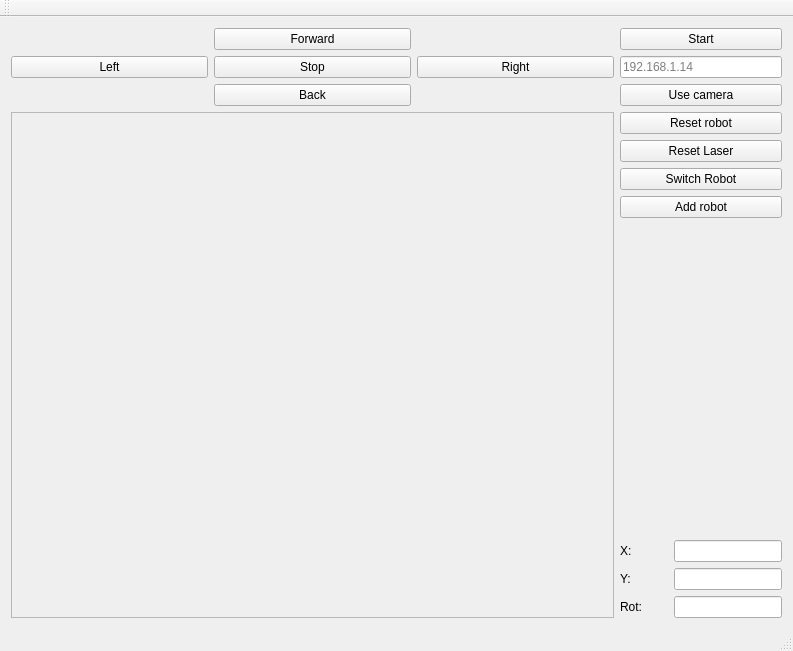
<?xml version="1.0" encoding="UTF-8"?>
<ui version="4.0">
 <class>MainWindow</class>
 <widget class="QMainWindow" name="MainWindow">
  <property name="geometry">
   <rect>
    <x>0</x>
    <y>0</y>
    <width>793</width>
    <height>651</height>
   </rect>
  </property>
  <property name="windowTitle">
   <string>MainWindow</string>
  </property>
  <widget class="QWidget" name="centralWidget">
   <layout class="QGridLayout" name="gridLayout">
    <item row="2" column="0">
     <widget class="QFrame" name="frame">
      <property name="sizePolicy">
       <sizepolicy hsizetype="MinimumExpanding" vsizetype="Expanding">
        <horstretch>0</horstretch>
        <verstretch>0</verstretch>
       </sizepolicy>
      </property>
      <property name="minimumSize">
       <size>
        <width>600</width>
        <height>450</height>
       </size>
      </property>
      <property name="frameShape">
       <enum>QFrame::StyledPanel</enum>
      </property>
      <property name="frameShadow">
       <enum>QFrame::Raised</enum>
      </property>
     </widget>
    </item>
    <item row="1" column="1">
     <layout class="QVBoxLayout" name="verticalLayout">
      <item>
       <widget class="QPushButton" name="pushButton_9">
        <property name="sizePolicy">
         <sizepolicy hsizetype="Fixed" vsizetype="Fixed">
          <horstretch>0</horstretch>
          <verstretch>0</verstretch>
         </sizepolicy>
        </property>
        <property name="minimumSize">
         <size>
          <width>162</width>
          <height>0</height>
         </size>
        </property>
        <property name="text">
         <string>Start</string>
        </property>
        <property name="checkable">
         <bool>false</bool>
        </property>
       </widget>
      </item>
      <item>
       <widget class="QLineEdit" name="lineEdit">
        <property name="sizePolicy">
         <sizepolicy hsizetype="Fixed" vsizetype="Fixed">
          <horstretch>0</horstretch>
          <verstretch>0</verstretch>
         </sizepolicy>
        </property>
        <property name="minimumSize">
         <size>
          <width>162</width>
          <height>0</height>
         </size>
        </property>
        <property name="placeholderText">
         <string>192.168.1.14</string>
        </property>
       </widget>
      </item>
      <item>
       <widget class="QPushButton" name="pushButton">
        <property name="sizePolicy">
         <sizepolicy hsizetype="Fixed" vsizetype="Fixed">
          <horstretch>0</horstretch>
          <verstretch>0</verstretch>
         </sizepolicy>
        </property>
        <property name="minimumSize">
         <size>
          <width>162</width>
          <height>0</height>
         </size>
        </property>
        <property name="text">
         <string>Use camera</string>
        </property>
       </widget>
      </item>
     </layout>
    </item>
    <item row="1" column="0">
     <layout class="QGridLayout" name="gridLayout_2">
      <item row="1" column="2">
       <widget class="QPushButton" name="pushButton_5">
        <property name="sizePolicy">
         <sizepolicy hsizetype="Expanding" vsizetype="Fixed">
          <horstretch>0</horstretch>
          <verstretch>0</verstretch>
         </sizepolicy>
        </property>
        <property name="text">
         <string>Right</string>
        </property>
       </widget>
      </item>
      <item row="0" column="1">
       <widget class="QPushButton" name="pushButton_2">
        <property name="sizePolicy">
         <sizepolicy hsizetype="Expanding" vsizetype="Fixed">
          <horstretch>0</horstretch>
          <verstretch>0</verstretch>
         </sizepolicy>
        </property>
        <property name="text">
         <string>Forward</string>
        </property>
       </widget>
      </item>
      <item row="1" column="0">
       <widget class="QPushButton" name="pushButton_6">
        <property name="sizePolicy">
         <sizepolicy hsizetype="Expanding" vsizetype="Fixed">
          <horstretch>0</horstretch>
          <verstretch>0</verstretch>
         </sizepolicy>
        </property>
        <property name="text">
         <string>Left</string>
        </property>
       </widget>
      </item>
      <item row="2" column="1">
       <widget class="QPushButton" name="pushButton_3">
        <property name="sizePolicy">
         <sizepolicy hsizetype="Expanding" vsizetype="Fixed">
          <horstretch>0</horstretch>
          <verstretch>0</verstretch>
         </sizepolicy>
        </property>
        <property name="text">
         <string>Back</string>
        </property>
       </widget>
      </item>
      <item row="1" column="1">
       <widget class="QPushButton" name="pushButton_4">
        <property name="sizePolicy">
         <sizepolicy hsizetype="Expanding" vsizetype="Fixed">
          <horstretch>0</horstretch>
          <verstretch>0</verstretch>
         </sizepolicy>
        </property>
        <property name="text">
         <string>Stop</string>
        </property>
       </widget>
      </item>
     </layout>
    </item>
    <item row="2" column="1">
     <layout class="QVBoxLayout" name="verticalLayout_2">
      <item>
       <widget class="QPushButton" name="pushButton_8">
        <property name="sizePolicy">
         <sizepolicy hsizetype="Fixed" vsizetype="Fixed">
          <horstretch>0</horstretch>
          <verstretch>0</verstretch>
         </sizepolicy>
        </property>
        <property name="minimumSize">
         <size>
          <width>162</width>
          <height>0</height>
         </size>
        </property>
        <property name="text">
         <string>Reset robot</string>
        </property>
       </widget>
      </item>
      <item>
       <widget class="QPushButton" name="pushButton_7">
        <property name="sizePolicy">
         <sizepolicy hsizetype="Fixed" vsizetype="Fixed">
          <horstretch>0</horstretch>
          <verstretch>0</verstretch>
         </sizepolicy>
        </property>
        <property name="minimumSize">
         <size>
          <width>162</width>
          <height>0</height>
         </size>
        </property>
        <property name="text">
         <string>Reset Laser</string>
        </property>
       </widget>
      </item>
      <item>
       <widget class="QPushButton" name="pushButton_switch_robot">
        <property name="sizePolicy">
         <sizepolicy hsizetype="Fixed" vsizetype="Fixed">
          <horstretch>0</horstretch>
          <verstretch>0</verstretch>
         </sizepolicy>
        </property>
        <property name="minimumSize">
         <size>
          <width>162</width>
          <height>0</height>
         </size>
        </property>
        <property name="text">
         <string>Switch Robot</string>
        </property>
       </widget>
      </item>
      <item>
       <widget class="QPushButton" name="pushButton_add_robot">
        <property name="sizePolicy">
         <sizepolicy hsizetype="Fixed" vsizetype="Fixed">
          <horstretch>0</horstretch>
          <verstretch>0</verstretch>
         </sizepolicy>
        </property>
        <property name="minimumSize">
         <size>
          <width>162</width>
          <height>0</height>
         </size>
        </property>
        <property name="text">
         <string>Add robot</string>
        </property>
       </widget>
      </item>
      <item>
       <spacer name="verticalSpacer">
        <property name="orientation">
         <enum>Qt::Vertical</enum>
        </property>
        <property name="sizeHint" stdset="0">
         <size>
          <width>20</width>
          <height>40</height>
         </size>
        </property>
       </spacer>
      </item>
      <item>
       <layout class="QGridLayout" name="gridLayout_3">
        <item row="0" column="0">
         <widget class="QLabel" name="label">
          <property name="text">
           <string>X:</string>
          </property>
         </widget>
        </item>
        <item row="2" column="0">
         <widget class="QLabel" name="label_3">
          <property name="text">
           <string>Rot:</string>
          </property>
         </widget>
        </item>
        <item row="1" column="0">
         <widget class="QLabel" name="label_2">
          <property name="text">
           <string>Y:</string>
          </property>
         </widget>
        </item>
        <item row="0" column="1">
         <widget class="QLineEdit" name="lineEdit_2">
          <property name="sizePolicy">
           <sizepolicy hsizetype="Fixed" vsizetype="Fixed">
            <horstretch>0</horstretch>
            <verstretch>0</verstretch>
           </sizepolicy>
          </property>
          <property name="focusPolicy">
           <enum>Qt::NoFocus</enum>
          </property>
          <property name="readOnly">
           <bool>true</bool>
          </property>
         </widget>
        </item>
        <item row="1" column="1">
         <widget class="QLineEdit" name="lineEdit_3">
          <property name="sizePolicy">
           <sizepolicy hsizetype="Fixed" vsizetype="Fixed">
            <horstretch>0</horstretch>
            <verstretch>0</verstretch>
           </sizepolicy>
          </property>
          <property name="focusPolicy">
           <enum>Qt::NoFocus</enum>
          </property>
          <property name="readOnly">
           <bool>true</bool>
          </property>
         </widget>
        </item>
        <item row="2" column="1">
         <widget class="QLineEdit" name="lineEdit_4">
          <property name="sizePolicy">
           <sizepolicy hsizetype="Fixed" vsizetype="Fixed">
            <horstretch>0</horstretch>
            <verstretch>0</verstretch>
           </sizepolicy>
          </property>
          <property name="focusPolicy">
           <enum>Qt::NoFocus</enum>
          </property>
          <property name="readOnly">
           <bool>true</bool>
          </property>
         </widget>
        </item>
       </layout>
      </item>
     </layout>
    </item>
   </layout>
  </widget>
  <widget class="QMenuBar" name="menuBar">
   <property name="geometry">
    <rect>
     <x>0</x>
     <y>0</y>
     <width>793</width>
     <height>21</height>
    </rect>
   </property>
  </widget>
  <widget class="QToolBar" name="mainToolBar">
   <attribute name="toolBarArea">
    <enum>TopToolBarArea</enum>
   </attribute>
   <attribute name="toolBarBreak">
    <bool>false</bool>
   </attribute>
  </widget>
  <widget class="QStatusBar" name="statusBar"/>
 </widget>
 <layoutdefault spacing="6" margin="11"/>
 <resources/>
 <connections/>
</ui>
